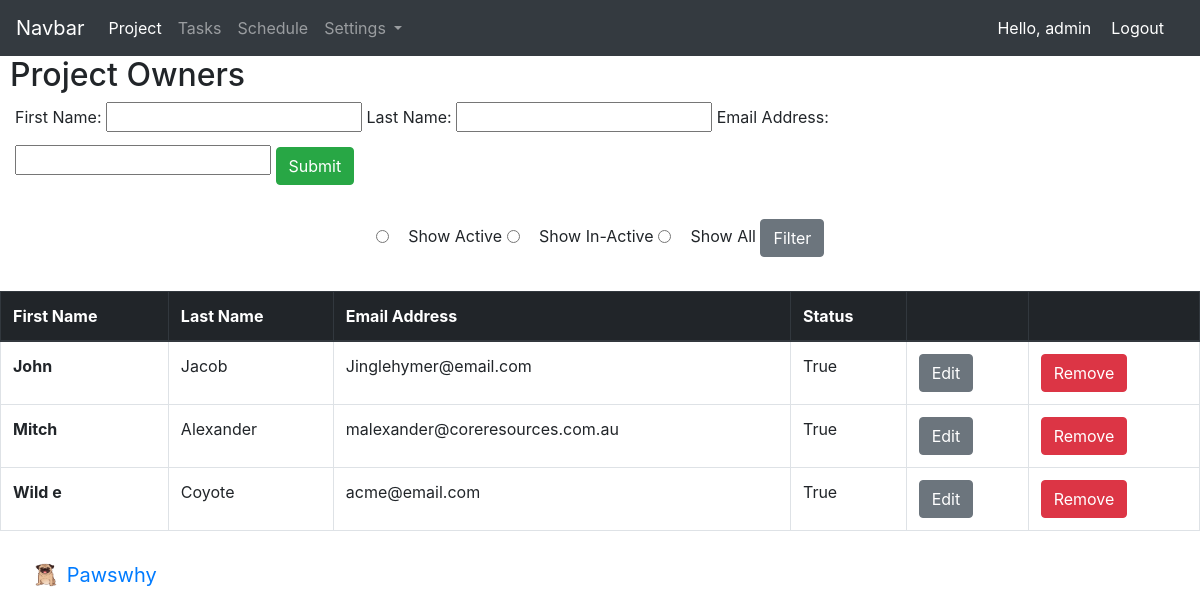
The app's page /project_owners (signed in) with its own data.
### project/models.py (models this page shows, shortened)
class ProjectOwners(models.Model):
    first_name = models.CharField(max_length=50)
    last_name = models.CharField(max_length=70)
    email_address = models.CharField(max_length=250, blank=True)
    status_active = models.BooleanField(default=True)
    project_owner_concat_name = models.CharField(max_length=100, blank=True)

### home/decorators.py (the view)
        def wrapper_func(request, *args, **kwargs):
            group = None
            if request.user.groups.exists():
                group= request.user.groups.all()[0].name
            if group in allowed_roles:
                return view_func(request, *args, **kwargs)
            else:
                return HttpResponse('You are not authorised to view this page')

### templates/project/project_owner.html (shortened to what this page needs)
{% extends 'base.html' %}
{% load static %}
{% block css_files %}
        <link rel="stylesheet" href="{% static "project/project.css" %}">
  {% endblock %}
{% block content %}
<h2>Project Owners</h2>
{% if submitted %}
{% else %}
    <form class="form_add" action="" method="POST">
        {{ form }}
        <input id="form_submit" type="submit" value="Submit" name="submit_form" class="btn btn-success">
    </form>
{% endif %}
<br/>
<div class="table_sort">
    <form method="POST" action="">
        <input class="radio_filter" type="radio" value="True" name="project_owner_status"/> Show Active
        <input class="radio_filter" type="radio" value="False" name="project_owner_status"/> Show In-Active
        <input class="radio_filter" type="radio" value="Default" name="project_owner_status"/> Show All
        <input class="btn btn-secondary" type="submit" value="Filter" name="project_filter">
    </form>
</div>
<br/>
<table class="table table-bordered table-hover">
    <thead class="thead-dark">
    <tr>
        <th scope="col">First Name</th>
        <th scope="col">Last Name</th>
        <th scope="col">Email Address</th>
        <th scope="col">Status</th>
        <th scope="col"></th>
        <th scope="col"></th>
    </tr>
    </thead>
    <tbody>
{% if project_owner_list %}
    {% for owner in project_owner_list %}
        <tr>
            <th scope="row">{{owner.first_name}}</th>
            <td>{{owner.last_name}}</td>
            <td>{{owner.email_address}}</td>
            <td>{{owner.status_active}}</td>
            <td><a href="{% url 'project_app:edit_project_owner' owner.id %}" class="btn btn-secondary">Edit</a></td>
            <td><a href="{% url 'project_app:delete_project_owner' owner.id %}" class="btn btn-danger ">Remove</a></td>
        </tr>
    {% endfor %}
{% endif %}
    </tbody>
</table>
{% endblock %}

### templates/header.html (shortened to what this page needs)
<nav class="navbar navbar-expand-lg navbar-dark bg-dark">
  <a class="navbar-brand" href="{% url 'home_app:index' %}">Navbar</a>
  <div class="collapse navbar-collapse" id="navbarSupportedContent">
    <ul class="navbar-nav mr-auto">
      <li class="nav-item active">
        <a class="nav-link" href="{% url 'project_app:project_home_page' %}">Project <span class="sr-only">(current)</span></a>
      </li>
      <li class="nav-item">
        <a class="nav-link" href="{% url 'project_app:task_home_page' %}">Tasks</a>
      </li>
      {% if request.user.groups.all.0.name == 'Coordinator' %}
        <li class="nav-item">
          <a class="nav-link" href="{% url 'schedule_app:schedule_home' %}">Schedule</a>
        </li>
      {% endif %}
      {% if request.user.groups.all.0.name == 'Coordinator' %}
        <li class="nav-item dropdown">
          <a class="nav-link dropdown-toggle" href="#" id="navbarDropdown" role="button" data-toggle="dropdown" aria-haspopup="true" aria-expanded="false">
            Settings
          </a>
        </li>
      {% endif %}
    </ul>
    <span class="hello-msg">Hello, {{ request.user }} </span>
    <span ><a class="hello-msg" href="{% url 'home_app:logout' %}">Logout</a> </span>
  </div>
</nav>

### static/project/project.css (style rules this page uses)
.table_sort { display: flex; justify-content: center; margin: 10px; }
.form_add { padding-right: 15px; margin-left: 15px; width: 75%; }
h2 { margin-left: 10px; }
#form_submit { margin-top: 10px; }
.radio_filter { margin-right: 15px; }

### templates/header.html (style rules this page uses)
.hello-msg { font-size = 18px; color: #fff; margin-right: 20px; }

### records on screen
ProjectOwners: first_name "John", last_name "Jacob", email_address "Jinglehymer@email.com", status_active "True"
ProjectOwners: first_name "Mitch", last_name "Alexander", email_address "malexander@coreresources.com.au", status_active "True"
ProjectOwners: first_name "Wild e", last_name "Coyote", email_address "acme@email.com", status_active "True"

### other values on screen
{{ request.user }} "admin"
